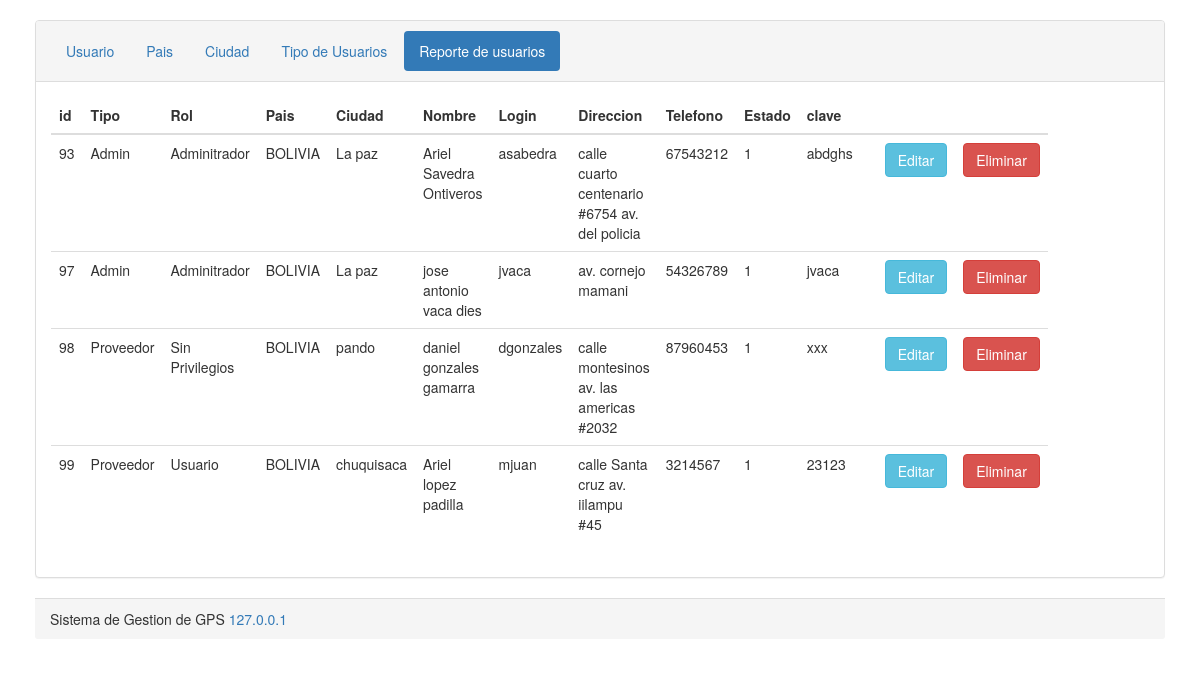
The page /usuarioCrud.php on the database its author committed.
### tables this page shows
CREATE TABLE `usuarios` (
  `idUsuario` int(10) unsigned NOT NULL AUTO_INCREMENT,
  `tipoUsuario` int(10) DEFAULT NULL,
  `rolUsuario` int(10) DEFAULT NULL,
  `idPais` int(10) DEFAULT NULL,
  `idCiudad` int(10) DEFAULT NULL,
  `nombre` varchar(100) DEFAULT '',
  `login` varchar(100) DEFAULT '',
  `direccion` varchar(100) DEFAULT '',
  `telefono` int(11) DEFAULT NULL,
  `estado` int(2) DEFAULT NULL,
  `clave` varchar(30) DEFAULT '',
  `correo` varchar(30) DEFAULT '',
  PRIMARY KEY (`idUsuario`)
);

CREATE TABLE `tipousuario` (
  `idTipoUsuario` int(11) NOT NULL AUTO_INCREMENT,
  `nombre` varchar(30) DEFAULT NULL,
  PRIMARY KEY (`idTipoUsuario`)
);

CREATE TABLE `rol` (
  `idRol` int(11) NOT NULL AUTO_INCREMENT,
  `nombre` varchar(30) DEFAULT NULL,
  PRIMARY KEY (`idRol`)
);

CREATE TABLE `pais` (
  `idPais` int(11) NOT NULL AUTO_INCREMENT,
  `nombre` varchar(50) NOT NULL,
  PRIMARY KEY (`idPais`)
);

CREATE TABLE `ciudad` (
  `idCiudad` int(255) NOT NULL AUTO_INCREMENT,
  `nombre` varchar(50) NOT NULL,
  PRIMARY KEY (`idCiudad`)
);

### usuarioCrud.php (the view, shortened to what this page needs)
<?php
    include_once("conexion.php");
   $sql="select * from usuarios";
    $result=mysqli_query($conexion,$sql);
?>
<!DOCTYPE html>
<html lang="es">
<head>
    <link rel="stylesheet" href="http://maxcdn.bootstrapcdn.com/bootstrap/3.3.7/css/bootstrap.min.css">
</head>
<body>
    <div class="container">
        <div class="panel panel-default">
            <div class="panel-heading">
                <ul class="nav nav-pills">
                    <li role="presentation" ><a href="index.php">Usuario</a></li>
                    <li role="presentation" ><a href="paises.php">Pais</a></li>
                    <li role="presentation" ><a href="ciudades.php">Ciudad</a></li>
                    <li role="presentation" ><a href="tipos.php">Tipo de Usuarios</a></li>
                    <li role="presentation" class="active"><a href="Usuariocrud.php">Reporte de usuarios</a></li>
                </ul>
            </div>
            <div class="panel-body">
                    <div class="row">
                        <div class="col-md-8">
                            <table class="table" >
                                <thead class="table-success table-striped" >
                                    <tr>
                                        <th>id</th>
                                        <th>Tipo</th>
                                        <th>Rol</th>
                                        <th>Pais</th>
                                        <th>Ciudad</th>
                                        <th>Nombre</th>
                                        <th>Login</th>
                                        <th>Direccion</th>
                                        <th>Telefono</th>
                                        <th>Estado</th>
                                        <th>clave</th>
                                        <th></th>
                                        <th></th>
                                        <th></th>
                                    </tr>
                                </thead>
                                        <?php
                                            while($row=mysqli_fetch_assoc($result)){
                                        ?>
                                            <tr>
                                                <td><?php  echo $row['idUsuario']?></td>
                                                <td>
                                                <?php
                                                 $aux=$row['tipoUsuario'];
                                                 $sql2="select * from tipousuario where idTipoUsuario = $aux";
                                                 $result2=mysqli_query($conexion,$sql2);
                                                 $row2=mysqli_fetch_assoc($result2);
                                                 echo $row2['nombre'];
                                                 ?>
                                                </td>
                                                <td>
                                                <?php
                                                 $aux=$row['rolUsuario'];
                                                 $sql2="select * from rol where idRol = $aux";
                                                 $result2=mysqli_query($conexion,$sql2);
                                                 $row2=mysqli_fetch_assoc($result2);
                                                 echo $row2['nombre'];
                                                 ?>
                                                </td>
                                                <td>
                                                <?php
                                                 $aux=$row['idPais'];
                                                 $sql2="select * from pais where idPais = $aux";
                                                 $result2=mysqli_query($conexion,$sql2);
                                                 $row2=mysqli_fetch_assoc($result2);
                                                 echo $row2['nombre'];
                                                 ?>
                                                </td>
                                                <td>
                                                <?php
                                                 $aux=$row['idCiudad'];
                                                 $sql2="select * from ciudad where idCiudad = $aux";
                                                 $result2=mysqli_query($conexion,$sql2);
                                                 $row2=mysqli_fetch_assoc($result2);
                                                 echo $row2['nombre'];
                                                 ?>
                                                </td>
                                                <td><?php  echo $row['nombre']?></td>
                                                <td><?php  echo $row['login']?></td>
                                                <td><?php  echo $row['direccion']?></td>
                                                <td><?php  echo $row['telefono']?></td>
                                                <td><?php  echo $row['estado']?></td>
                                                <td><?php  echo $row['clave']?></td>
                                                <td><?php  ?></td>
                                                <td><a href="usuarioActualizar.php?id=<?php echo $row['idUsuario'] ?>" class="btn btn-info">Editar</a></td>
                                                <td><a href="usuarioDelete.php?id=<?php echo $row['idUsuario'] ?>" class="btn btn-danger">Eliminar</a></td>
                                            </tr>
                                        <?php
                                            }
                                        ?>
                            </table>
                        </div>
                    </div>
            </div>
        </div>
        <div class="panel-footer">Sistema de Gestion de GPS <a href"http://127.0.0.1/gps">127.0.0.1</a></div>
    </div>
</body>
</html>

### usuarioCrud.php (style rules this page uses)
.container { padding: 20px; }

### rows shown on the page
usuarios: idUsuario "93", tipousuario.nombre "Admin", rol.nombre "Adminitrador", idPais.nombre "BOLIVIA", idCiudad.nombre "La paz", nombre "Ariel Savedra Ontiveros", login "asabedra", direccion "calle cuarto centenario #6754 av. del policia", telefono "67543212", estado "1", clave "abdghs"
usuarios: idUsuario "97", tipousuario.nombre "Admin", rol.nombre "Adminitrador", idPais.nombre "BOLIVIA", idCiudad.nombre "La paz", nombre "jose antonio vaca dies", login "jvaca", direccion "av. cornejo mamani", telefono "54326789", estado "1", clave "jvaca"
usuarios: idUsuario "98", tipousuario.nombre "Proveedor", rol.nombre "Sin Privilegios", idPais.nombre "BOLIVIA", idCiudad.nombre "pando", nombre "daniel gonzales gamarra", login "dgonzales", direccion "calle montesinos av. las americas #2032", telefono "87960453", estado "1", clave "xxx"
usuarios: idUsuario "99", tipousuario.nombre "Proveedor", rol.nombre "Usuario", idPais.nombre "BOLIVIA", idCiudad.nombre "chuquisaca", nombre "Ariel lopez padilla", login "mjuan", direccion "calle Santa cruz av. iilampu #45", telefono "3214567", estado "1", clave "23123"
